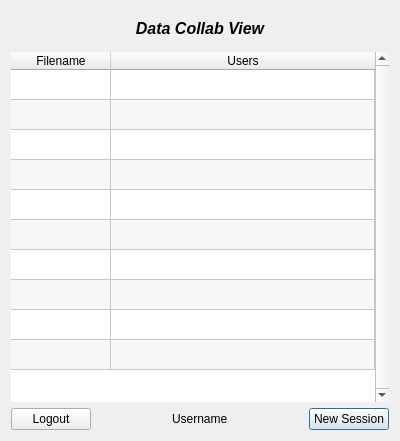
<?xml version="1.0" encoding="UTF-8"?>
<ui version="4.0">
 <class>HomeDialog</class>
 <widget class="QDialog" name="HomeDialog">
  <property name="geometry">
   <rect>
    <x>0</x>
    <y>0</y>
    <width>400</width>
    <height>441</height>
   </rect>
  </property>
  <property name="windowTitle">
   <string>Home</string>
  </property>
  <layout class="QVBoxLayout" name="verticalLayout" stretch="1,10,0">
   <item>
    <widget class="QLabel" name="label">
     <property name="font">
      <font>
       <pointsize>12</pointsize>
       <italic>true</italic>
       <bold>true</bold>
      </font>
     </property>
     <property name="text">
      <string>Data Collab View</string>
     </property>
     <property name="alignment">
      <set>Qt::AlignCenter</set>
     </property>
    </widget>
   </item>
   <item>
    <widget class="QTableWidget" name="dataTableWidget">
     <property name="frameShape">
      <enum>QFrame::NoFrame</enum>
     </property>
     <property name="verticalScrollBarPolicy">
      <enum>Qt::ScrollBarAlwaysOn</enum>
     </property>
     <property name="editTriggers">
      <set>QAbstractItemView::NoEditTriggers</set>
     </property>
     <property name="tabKeyNavigation">
      <bool>false</bool>
     </property>
     <property name="showDropIndicator" stdset="0">
      <bool>false</bool>
     </property>
     <property name="alternatingRowColors">
      <bool>true</bool>
     </property>
     <property name="selectionMode">
      <enum>QAbstractItemView::SingleSelection</enum>
     </property>
     <property name="selectionBehavior">
      <enum>QAbstractItemView::SelectRows</enum>
     </property>
     <property name="verticalScrollMode">
      <enum>QAbstractItemView::ScrollPerPixel</enum>
     </property>
     <property name="horizontalScrollMode">
      <enum>QAbstractItemView::ScrollPerPixel</enum>
     </property>
     <property name="showGrid">
      <bool>true</bool>
     </property>
     <property name="cornerButtonEnabled">
      <bool>false</bool>
     </property>
     <property name="rowCount">
      <number>10</number>
     </property>
     <property name="columnCount">
      <number>2</number>
     </property>
     <attribute name="horizontalHeaderStretchLastSection">
      <bool>true</bool>
     </attribute>
     <attribute name="verticalHeaderVisible">
      <bool>false</bool>
     </attribute>
     <row/>
     <row/>
     <row/>
     <row/>
     <row/>
     <row/>
     <row/>
     <row/>
     <row/>
     <row/>
     <column>
      <property name="text">
       <string>Filename</string>
      </property>
     </column>
     <column>
      <property name="text">
       <string>Users</string>
      </property>
     </column>
     <item row="0" column="0">
      <property name="text">
       <string/>
      </property>
     </item>
     <item row="0" column="1">
      <property name="text">
       <string/>
      </property>
     </item>
    </widget>
   </item>
   <item>
    <layout class="QHBoxLayout" name="bottomLayout" stretch="0,0,0,0,0">
     <item>
      <widget class="QPushButton" name="logoutButton">
       <property name="text">
        <string>Logout</string>
       </property>
       <property name="autoDefault">
        <bool>false</bool>
       </property>
      </widget>
     </item>
     <item>
      <spacer name="horizontalSpacer_2">
       <property name="orientation">
        <enum>Qt::Horizontal</enum>
       </property>
       <property name="sizeHint" stdset="0">
        <size>
         <width>40</width>
         <height>20</height>
        </size>
       </property>
      </spacer>
     </item>
     <item>
      <widget class="QLabel" name="usernameLabel">
       <property name="text">
        <string>Username</string>
       </property>
      </widget>
     </item>
     <item>
      <spacer name="horizontalSpacer">
       <property name="orientation">
        <enum>Qt::Horizontal</enum>
       </property>
       <property name="sizeHint" stdset="0">
        <size>
         <width>40</width>
         <height>20</height>
        </size>
       </property>
      </spacer>
     </item>
     <item>
      <widget class="QPushButton" name="newButton">
       <property name="text">
        <string>New Session</string>
       </property>
       <property name="autoDefault">
        <bool>false</bool>
       </property>
       <property name="default">
        <bool>true</bool>
       </property>
      </widget>
     </item>
    </layout>
   </item>
  </layout>
 </widget>
 <resources/>
 <connections/>
</ui>
